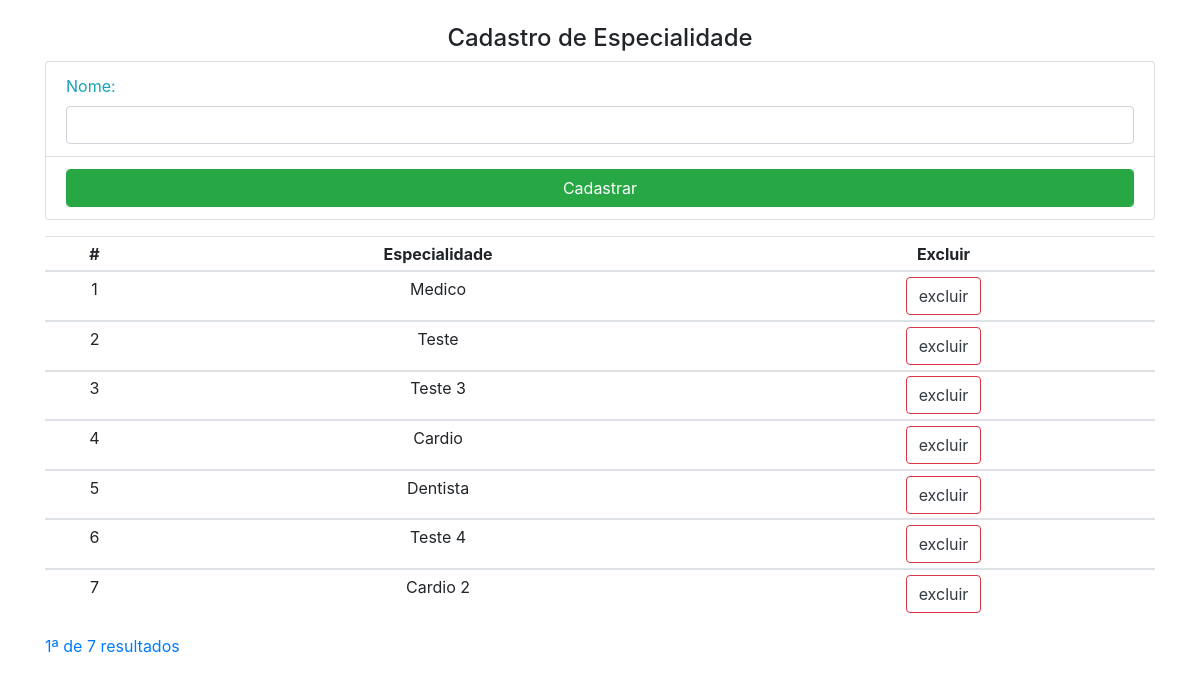
/especialidade.php, run on the app's committed database.
### tables this page shows
CREATE TABLE IF NOT EXISTS `especialidade` (
  `id` int(11) NOT NULL AUTO_INCREMENT,
  `nome` varchar(50) NOT NULL,
  PRIMARY KEY (`id`)
);

### especialidade.php (the view, shortened to what this page needs)
<?php
include $_SERVER['DOCUMENT_ROOT']."/conexao.php";
include $_SERVER['DOCUMENT_ROOT']."/style.php";
$connect = mysql_connect($servername, $username, $password);
$query = sprintf("SELECT * FROM especialidade");
$dados = mysql_query($query, $connect) or die(mysql_error());
$row = mysql_fetch_assoc($dados);
$total = mysql_num_rows($dados);
$PHP_SELF = $_SERVER['PHP_SELF'];
?>
<!DOCTYPE html>
<html lang="en">
<head>
  <?php
echo $head_style;
?>
</head>
<body>
<br>
<div class="container">
<form method="POST" action="cadastro.php">
  <h4 class="text-center">Cadastro de Especialidade</h4>
  <ul class="list-group text-info">
  <div class="form-group">
    <li class="list-group-item"><label>Nome:</label><input class="form-control" type="text" name="nome_especialidade"></li>
    <li class="list-group-item"><input class="form-control btn btn-success" type="submit" value="Cadastrar" id="cadastrar" name="cadastrar"></li>
  </div>
  </ul>
  </form>
  <table class="table table-sm text-center">
    <thead>
      <tr>
        <th>#</th>
        <th>Especialidade</th>
        <th class="right">Excluir</th>
      </tr>
    </thead>
     <tbody>
  <?php
  if($total > 0) {
    do {
      $id_esp = $row['id'];
      $url = "$PHP_SELF?id=$id_esp";
      $url_exclir = "$PHP_SELF?excluir=$id_esp";
?>
    <tbody>
      <tr>
        <td ><?php echo $row['id'];?></td>
        <td ><?php echo $row['nome'];?></td>
        <td ><?echo "<a class='text-dark btn btn-outline-danger' href='$url_exclir'>excluir</a>";?></td>
      </tr>
    <?php
       }
  while($row = mysql_fetch_assoc($dados));
  }
    ?>
  </tbody>
  </table>
<?php
$sql = mysql_query("SELECT * FROM especialidade");
$lpp = 10;
$total = mysql_num_rows($sql);
$paginas = ceil($total / $lpp);
if(!isset($pagina)) { $pagina = 0; }
 ?>
<ul class="pagination pagination-lg">
<?php
$contapagina = $pagina + 1;
for($i=0;$i<$paginas;$i++) {
   $url = "'$PHP_SELF'?pagina=$i";
}
  echo " <li class='active'><a href='$url'> ".$contapagina."ª de $total resultados</a></li>";
?>
</ul>
</div>

### data on the page
especialidade: id "1", nome "Medico"
especialidade: id "2", nome "Teste"
especialidade: id "3", nome "Teste 3"
especialidade: id "4", nome "Cardio"
especialidade: id "5", nome "Dentista"
especialidade: id "6", nome "Teste 4"
especialidade: id "7", nome "Cardio 2"

### other printed values
$contapagina "1"
$total "7"
